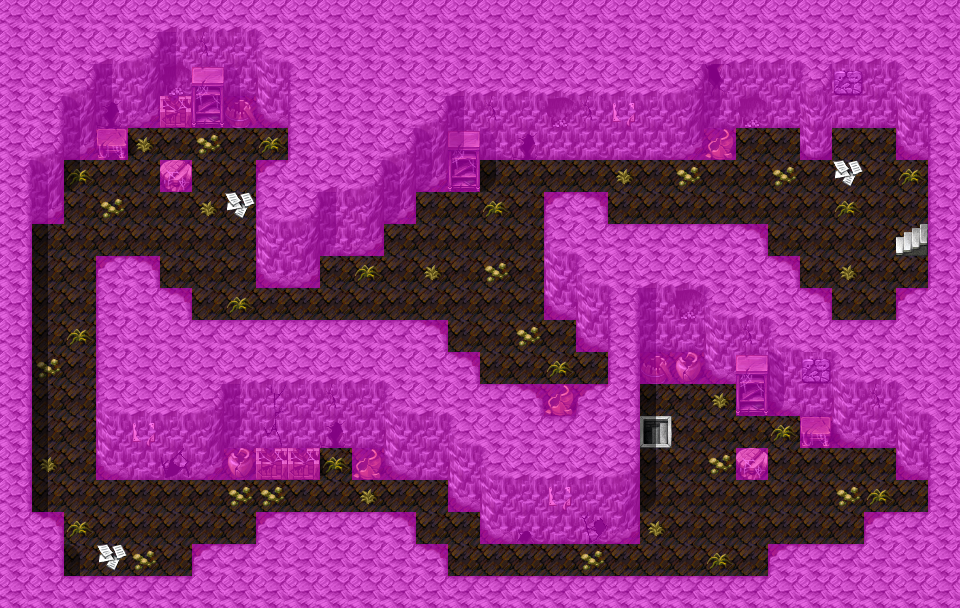

This is a level from a 2D game, rendered from its Tiled map with the project's own tilesets. A one-line summary and the map file follow, with tile-layer data summarised:
An orthogonal 30x19 tile map with 32x32 px tiles, 4 tile layers (Ground, Objects, Above, Walkable), 40 tilesets and 11 objects (5x spawn, 3x sign, 2x mapchange, key).

<map version="1.0" orientation="orthogonal" width="30" height="19" tilewidth="32" tileheight="32">
 <tileset firstgid="1" name="map_bed_1" tilewidth="32" tileheight="32">
  <image source="../drawable/map_bed_1.png" width="512" height="256" />
 </tileset>
 <tileset firstgid="129" name="map_border_1" tilewidth="32" tileheight="32">
  <image source="../drawable/map_border_1.png" width="512" height="256" />
 </tileset>
 <tileset firstgid="257" name="map_bridge_1" tilewidth="32" tileheight="32">
  <image source="../drawable/map_bridge_1.png" width="512" height="256" />
 </tileset>
 <tileset firstgid="385" name="map_broken_1" tilewidth="32" tileheight="32">
  <image source="../drawable/map_broken_1.png" width="512" height="256" />
 </tileset>
 <tileset firstgid="513" name="map_cavewall_1" tilewidth="32" tileheight="32">
  <image source="../drawable/map_cavewall_1.png" width="576" height="192" />
 </tileset>
 <tileset firstgid="621" name="map_cavewall_2" tilewidth="32" tileheight="32">
  <image source="../drawable/map_cavewall_2.png" width="576" height="192" />
 </tileset>
 <tileset firstgid="729" name="map_cavewall_3" tilewidth="32" tileheight="32">
  <image source="../drawable/map_cavewall_3.png" width="576" height="192" />
 </tileset>
 <tileset firstgid="837" name="map_chair_table_1" tilewidth="32" tileheight="32">
  <image source="../drawable/map_chair_table_1.png" width="512" height="256" />
 </tileset>
 <tileset firstgid="965" name="map_crate_1" tilewidth="32" tileheight="32">
  <image source="../drawable/map_crate_1.png" width="512" height="256" />
 </tileset>
 <tileset firstgid="1093" name="map_cupboard_1" tilewidth="32" tileheight="32">
  <image source="../drawable/map_cupboard_1.png" width="512" height="256" />
 </tileset>
 <tileset firstgid="1221" name="map_curtain_1" tilewidth="32" tileheight="32">
  <image source="../drawable/map_curtain_1.png" width="512" height="256" />
 </tileset>
 <tileset firstgid="1349" name="map_entrance_1" tilewidth="32" tileheight="32">
  <image source="../drawable/map_entrance_1.png" width="512" height="256" />
 </tileset>
 <tileset firstgid="1477" name="map_fence_1" tilewidth="32" tileheight="32">
  <image source="../drawable/map_fence_1.png" width="512" height="256" />
 </tileset>
 <tileset firstgid="1605" name="map_fence_2" tilewidth="32" tileheight="32">
  <image source="../drawable/map_fence_2.png" width="512" height="256" />
 </tileset>
 <tileset firstgid="1733" name="map_ground_1" tilewidth="32" tileheight="32">
  <image source="../drawable/map_ground_1.png" width="512" height="256" />
 </tileset>
 <tileset firstgid="1861" name="map_ground_2" tilewidth="32" tileheight="32">
  <image source="../drawable/map_ground_2.png" width="512" height="256" />
 </tileset>
 <tileset firstgid="1989" name="map_ground_3" tilewidth="32" tileheight="32">
  <image source="../drawable/map_ground_3.png" width="512" height="256" />
 </tileset>
 <tileset firstgid="2117" name="map_ground_4" tilewidth="32" tileheight="32">
  <image source="../drawable/map_ground_4.png" width="512" height="256" />
 </tileset>
 <tileset firstgid="2245" name="map_ground_5" tilewidth="32" tileheight="32">
  <image source="../drawable/map_ground_5.png" width="512" height="256" />
 </tileset>
 <tileset firstgid="2373" name="map_ground_6" tilewidth="32" tileheight="32">
  <image source="../drawable/map_ground_6.png" width="512" height="256" />
 </tileset>
 <tileset firstgid="2501" name="map_ground_7" tilewidth="32" tileheight="32">
  <image source="../drawable/map_ground_7.png" width="512" height="256" />
 </tileset>
 <tileset firstgid="2629" name="map_ground_8" tilewidth="32" tileheight="32">
  <image source="../drawable/map_ground_8.png" width="512" height="256" />
 </tileset>
 <tileset firstgid="2757" name="map_indoor_1" tilewidth="32" tileheight="32">
  <image source="../drawable/map_indoor_1.png" width="512" height="256" />
 </tileset>
 <tileset firstgid="2885" name="map_kitchen_1" tilewidth="32" tileheight="32">
  <image source="../drawable/map_kitchen_1.png" width="512" height="256" />
 </tileset>
 <tileset firstgid="3013" name="map_outdoor_1" tilewidth="32" tileheight="32">
  <image source="../drawable/map_outdoor_1.png" width="512" height="256" />
 </tileset>
 <tileset firstgid="3141" name="map_pillar_1" tilewidth="32" tileheight="32">
  <image source="../drawable/map_pillar_1.png" width="512" height="256" />
 </tileset>
 <tileset firstgid="3269" name="map_plant_1" tilewidth="32" tileheight="32">
  <image source="../drawable/map_plant_1.png" width="512" height="256" />
 </tileset>
 <tileset firstgid="3397" name="map_rock_1" tilewidth="32" tileheight="32">
  <image source="../drawable/map_rock_1.png" width="512" height="256" />
 </tileset>
 <tileset firstgid="3525" name="map_roof_1" tilewidth="32" tileheight="32">
  <image source="../drawable/map_roof_1.png" width="512" height="256" />
 </tileset>
 <tileset firstgid="3653" name="map_roof_2" tilewidth="32" tileheight="32">
  <image source="../drawable/map_roof_2.png" width="512" height="256" />
 </tileset>
 <tileset firstgid="3781" name="map_shop_1" tilewidth="32" tileheight="32">
  <image source="../drawable/map_shop_1.png" width="512" height="256" />
 </tileset>
 <tileset firstgid="3909" name="map_sign_ladder_1" tilewidth="32" tileheight="32">
  <image source="../drawable/map_sign_ladder_1.png" width="512" height="256" />
 </tileset>
 <tileset firstgid="4037" name="map_table_1" tilewidth="32" tileheight="32">
  <image source="../drawable/map_table_1.png" width="512" height="256" />
 </tileset>
 <tileset firstgid="4165" name="map_trail_1" tilewidth="32" tileheight="32">
  <image source="../drawable/map_trail_1.png" width="512" height="256" />
 </tileset>
 <tileset firstgid="4293" name="map_tree_1" tilewidth="32" tileheight="32">
  <image source="../drawable/map_tree_1.png" width="512" height="256" />
 </tileset>
 <tileset firstgid="4421" name="map_wall_1" tilewidth="32" tileheight="32">
  <image source="../drawable/map_wall_1.png" width="512" height="256" />
 </tileset>
 <tileset firstgid="4549" name="map_wall_2" tilewidth="32" tileheight="32">
  <image source="../drawable/map_wall_2.png" width="480" height="256" />
 </tileset>
 <tileset firstgid="4669" name="map_wall_3" tilewidth="32" tileheight="32">
  <image source="../drawable/map_wall_3.png" width="480" height="256" />
 </tileset>
 <tileset firstgid="4789" name="map_window_1" tilewidth="32" tileheight="32">
  <image source="../drawable/map_window_1.png" width="512" height="256" />
 </tileset>
 <tileset firstgid="4917" name="map_window_2" tilewidth="32" tileheight="32">
  <image source="../drawable/map_window_2.png" width="512" height="256" />
 </tileset>
 <layer name="Ground" width="30" height="19">
  <data>[570 cells, 570 non-empty, 16 distinct tile ids]</data>
 </layer>
 <layer name="Objects" width="30" height="19">
  <data>[570 cells, 131 non-empty, 31 distinct tile ids]</data>
 </layer>
 <layer name="Above" width="30" height="19">
  <data>[570 cells, 46 non-empty, 5 distinct tile ids]</data>
 </layer>
 <layer name="Walkable" width="30" height="19">
  <data>[570 cells, 389 non-empty, 1 distinct tile ids]</data>
 </layer>
 <objectgroup name="Mapevents" width="30" height="19">
  <object name="north" type="mapchange" x="896" y="224" width="32" height="32">
   <properties>
    <property name="map" value="blackwater_mountain37" />
    <property name="place" value="south" />
   </properties>
  </object>
  <object name="south" type="mapchange" x="640" y="416" width="32" height="32">
   <properties>
    <property name="map" value="blackwater_mountain43" />
    <property name="place" value="west" />
   </properties>
  </object>
  </objectgroup>
 <objectgroup name="Spawn" width="30" height="19">
  <!-- 5 objects omitted --></objectgroup>
 <objectgroup name="Keys" width="30" height="19">
  <!-- 1 objects omitted --></objectgroup>
</map>
<!-- 9 of 11 objects omitted -->
